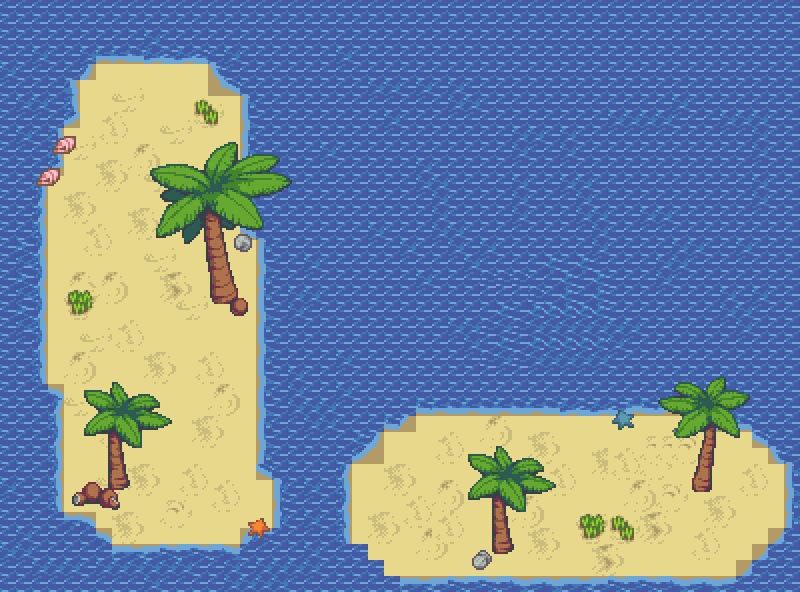

Rendered tile map (Tiled .tmx) drawn with the repository's tilesets; below, a short description and the map source with its tile grids summarised:
An orthogonal 50x37 tile map with 16x16 px tiles, 3 tile layers (Tile Layer 1, Tile Layer 2, Tile Layer 3) and 18 objects.

<map version="1.0" tiledversion="1.1.5" orientation="orthogonal" renderorder="right-down" width="50" height="37" tilewidth="16" tileheight="16" infinite="0" nextobjectid="212">
 <tileset firstgid="1" source="beach.tsx" />
 <layer name="Tile Layer 1" width="50" height="37">
  <data>[1850 cells, 1850 non-empty, 131 distinct tile ids]</data>
 </layer>
 <layer name="Tile Layer 2" width="50" height="37">
  <data>[1850 cells, 130 non-empty, 55 distinct tile ids]</data>
 </layer>
 <layer name="Tile Layer 3" width="50" height="37">
  <data>[1850 cells, 238 non-empty, 190 distinct tile ids]</data>
 </layer>
 <objectgroup name="cats">
  <object id="16" x="174" y="493.333" />
  <object id="17" x="704" y="526" />
 </objectgroup>
 <objectgroup name="coins">
  <object id="21" x="140.667" y="338" />
  <object id="22" x="140" y="298.667" />
  <object id="23" x="139.333" y="259.333" />
  <object id="24" x="589.333" y="500" />
  <object id="25" x="558" y="502.667" />
  <object id="26" x="524.667" y="499.333" />
 </objectgroup>
 <objectgroup name="thwompers" />
 <objectgroup name="yarn_balls" />
 <objectgroup name="portals">
  <object id="18" x="381.333" y="498.667" />
  <object id="19" x="142" y="87.3333" />
 </objectgroup>
 <objectgroup name="zone 1">
  <object id="4" x="32.6667" y="304.667">
   <polygon points="0,0 238,0 239.333,153.333 253.333,172.667 253.333,228.667 208.667,250.667 81.3333,249.333 21.3333,210" />
  </object>
  <object id="5" x="32" y="296.667">
   <polygon points="0,0 1.33333,-126 58,-246 178.667,-241.333 222,-201.333 230.667,-66 240.667,2" />
  </object>
  <object id="6" x="560.667" y="414.667">
   <polygon points="0,0 -0.666667,160 -160,162 -210.667,126 -212,51.3333 -142.667,-4" />
  </object>
  <object id="7" x="566" y="414">
   <polygon points="0,0 133.333,0 184.667,20 216.667,52 216.667,114 172,162.667 -1.33333,161.333" />
  </object>
 </objectgroup>
 <objectgroup name="impassable">
  <object id="8" x="209.333" y="286.667" width="28" height="16" />
  <object id="9" x="105.333" y="476" width="22" height="14" />
  <object id="10" x="487.333" y="541.333" width="28" height="14" />
  <object id="11" x="692" y="479.333" width="21.3333" height="12" />
 </objectgroup>
 <objectgroup name="zone 2" visible="0" />
 <objectgroup name="lava_bubble_bursts" />
 <objectgroup name="saw_blades" />
</map>